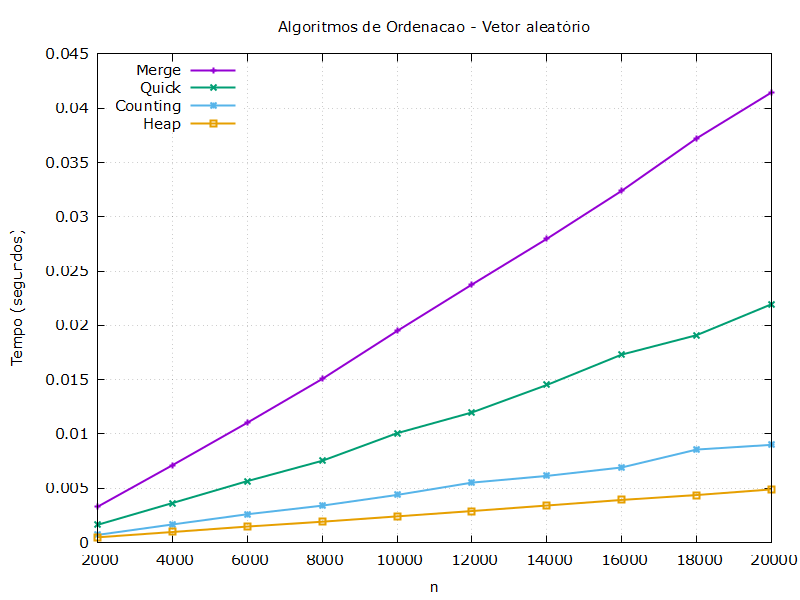

Here is the gnuplot script that generated this plot:
set terminal pngcairo enhanced font 'Verdana,11' size 800, 600
set output 'comparacaoAleatorioMenores.png'

set title 'Algoritmos de Ordenacao - Vetor aleatório'
set xlabel 'n'
set ylabel 'Tempo (segundos)'

n = 1
Selection = 2
Insertion = 3
Merge = 4
Heap = 5
Quick = 6
Counting = 7

set grid
set key left top

plot 'comparacaoAleatorio.dat' using n:Merge with linespoints  lw 2 title 'Merge', \
     'comparacaoAleatorio.dat' using n:Quick with linespoints  lw 2 title 'Quick', \
     'comparacaoAleatorio.dat' using n:Counting with linespoints  lw 2 title 'Counting', \
     'comparacaoAleatorio.dat' using n:Heap with linespoints  lw 2 title 'Heap'